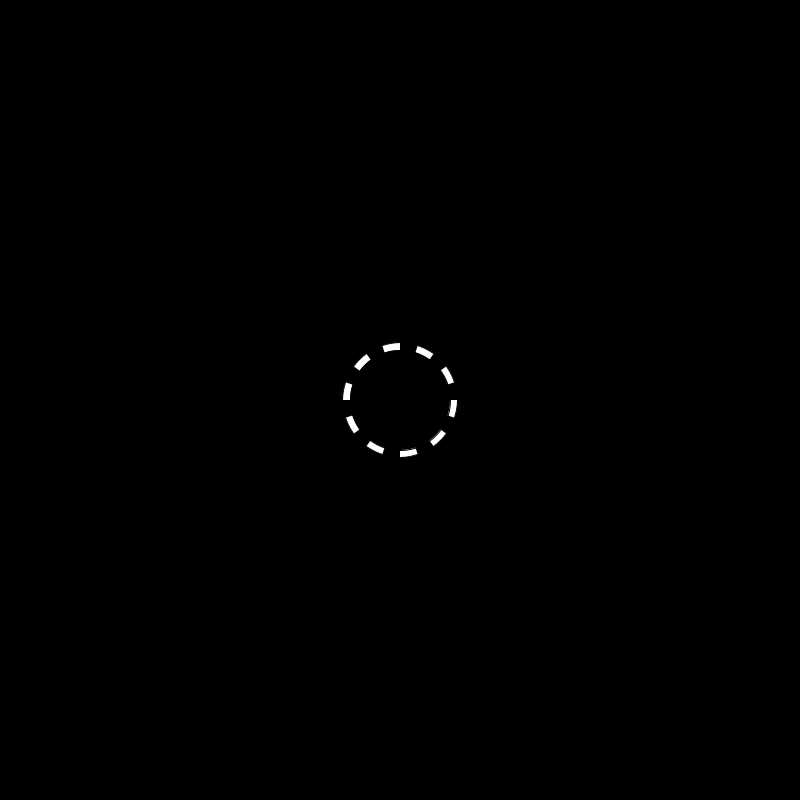
Frame 1 (no input)
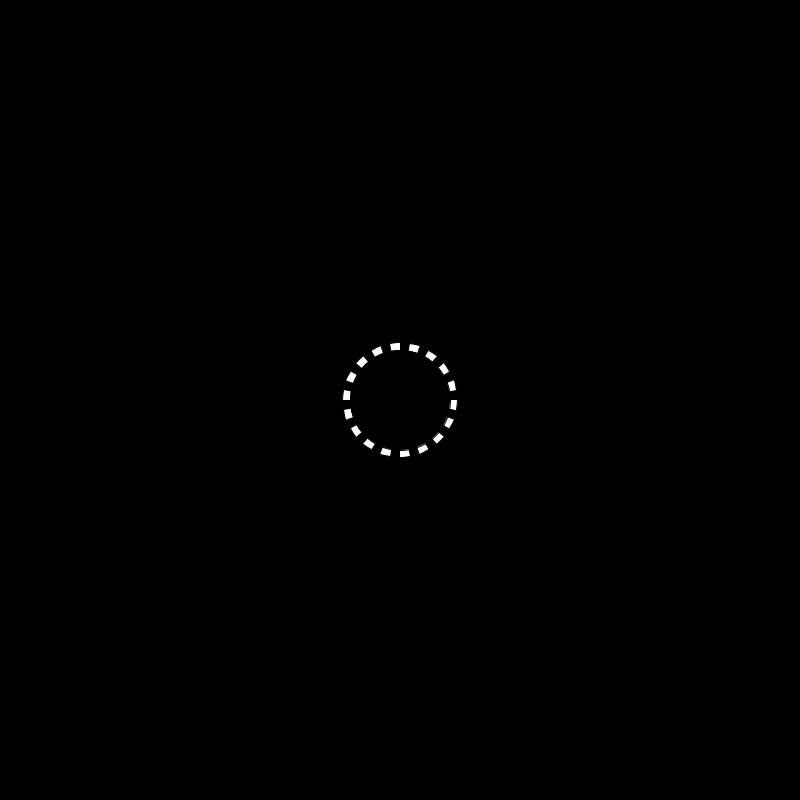
Frame 60 (the mouse pressed at the canvas centre just before this capture)
Frame 120 (the mouse held since frame 60 and released just before this capture): identical to frame 60, image omitted

The Processing sketch that drew these frames (run headless with seeded random() and noise(); from frame 60 on, the mouse is pressed at the canvas centre):

// Processing sketch: tunnelImages
// ── tunnelImages.pde


void setup() {
  size(800, 800);
}

void draw() {
  background(0);
  translate(width/2, height/2);
  //ellipseDotted(5, 100, 15, 0.5*sin(millis()/1000.0)+0.5);
  ellipseDotted(int(10*sin(millis()/1000.0))+10, 100, 15);
}

void ellipseDotted(int numDots, int diam, int sw){
  ellipseDotted(numDots, diam, sw, 0.5);
}

void ellipseDotted(int numDots, int diam, int sw, float percentDot) {
  float angleDots = (2 * PI * percentDot) / numDots;
  float angleSpace = 2 * PI * (1-percentDot) / numDots;
  float angle = 0;
  while (angle < 2 * PI && angleDots > 0 && angleSpace > 0) {
    fill(255);
    arc(0, 0, diam+sw, diam+sw, angle, angle+angleDots);
    angle += angleDots + angleSpace; 
  }
  fill(0);
  ellipse(0, 0, diam, diam);
}
